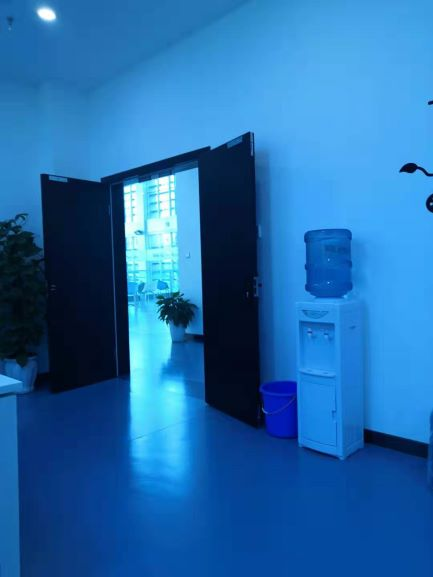
//> input picture AWB_Test/AWB_Test/scene.jpg, 433 x 577 px
$ ./AWB_Test   (built with g++ and OpenCV 4)
//> lines starting //> are read from the running program, lines starting //| are printed output that depends on the picture
### AWB_Test/AWB_Test/pch.h
// 入门提示:
//   1. 使用解决方案资源管理器窗口添加/管理文件
//   2. 使用团队资源管理器窗口连接到源代码管理
//   3. 使用输出窗口查看生成输出和其他消息
//   4. 使用错误列表窗口查看错误
//   5. 转到“项目”>“添加新项”以创建新的代码文件，或转到“项目”>“添加现有项”以将现有代码文件添加到项目
//   6. 将来，若要再次打开此项目，请转到“文件”>“打开”>“项目”并选择 .sln 文件

#ifndef PCH_H
#define PCH_H

// TODO: 添加要在此处预编译的标头

#endif //PCH_H

### AWB_Test/AWB_Test/AWB_Test.cpp
// AWB_Test.cpp : 此文件包含 "main" 函数。程序执行将在此处开始并结束。
//

#include "pch.h"
#include <iostream>
#include "opencv2/opencv.hpp"

using namespace std;
using namespace cv;

int main()
{
	Mat InputImage, OutImage, ContrastImage;
	InputImage = imread("scene.jpg", IMREAD_COLOR);
//> InputImage is the input picture: 577 rows x 433 cols, CV_8UC3; mean B, G, R 170.4, 106.8, 34.2
	if (InputImage.data == nullptr)
	{
		cout << "Image load error!" << endl;
		return 0;
	}
	imshow("AWB_前", InputImage);

	vector<Mat> ImageBGR;
	split(InputImage, ImageBGR);
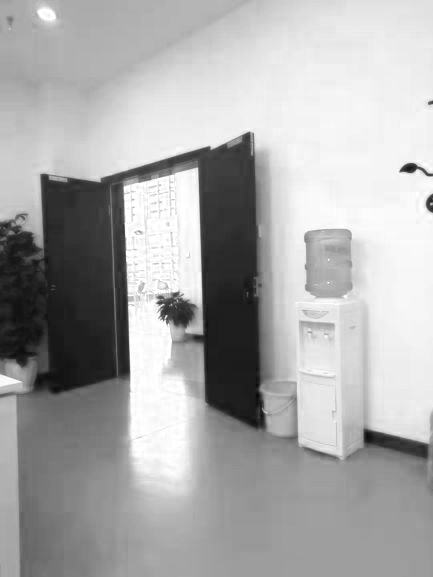
//> ImageBGR[0]: 577 rows x 433 cols, CV_8UC1; min 6, max 255, mean 170.4
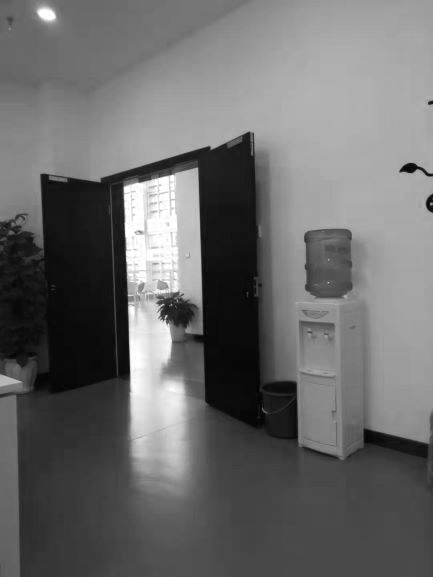
//> ImageBGR[1]: 577 rows x 433 cols, CV_8UC1; min 0, max 255, mean 106.8
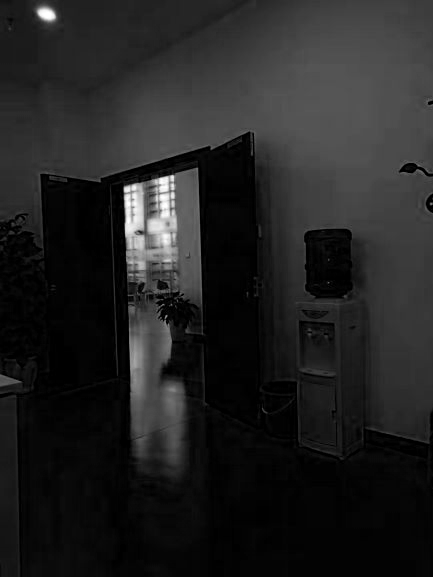
//> ImageBGR[2]: 577 rows x 433 cols, CV_8UC1; min 0, max 255, mean 34.2
	double B_mean, G_mean, R_mean;
	B_mean = mean(ImageBGR[0], noArray())[0];
//> B_mean = 170.4
	G_mean = mean(ImageBGR[1], noArray())[0];
//> G_mean = 106.8
	R_mean = mean(ImageBGR[2], noArray())[0];
//> R_mean = 34.24
	double B_gain, G_gain, R_gain;
	B_gain = (B_mean + G_mean + R_mean) / (3 * B_mean);
//> B_gain = 0.609
	G_gain = (B_mean + G_mean + R_mean) / (3 * G_mean);
//> G_gain = 0.972
	R_gain = (B_mean + G_mean + R_mean) / (3 * R_mean);
//> R_gain = 3.03
	ImageBGR[0] = ImageBGR[0] * B_gain;
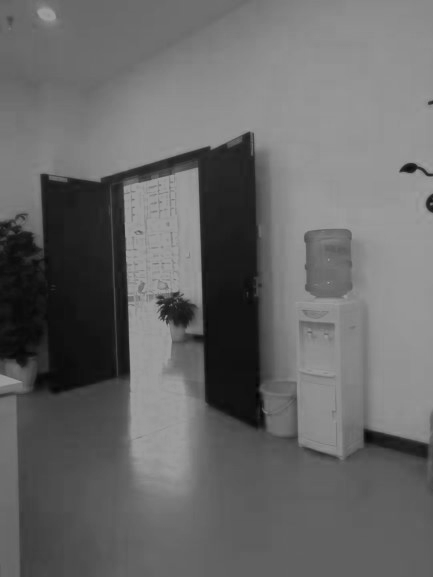
//> ImageBGR[0]: 577 rows x 433 cols, CV_8UC1; min 4, max 155, mean 103.8
	ImageBGR[1] = ImageBGR[1] * G_gain;
	ImageBGR[2] = ImageBGR[2] * R_gain;
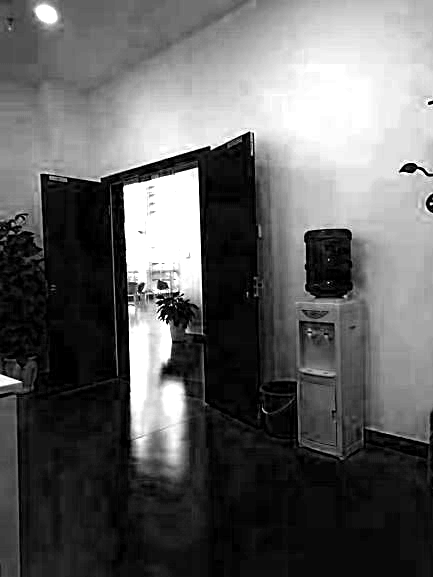
//> ImageBGR[2]: 577 rows x 433 cols, CV_8UC1; min 0, max 255, mean 97.9
	merge(ImageBGR, OutImage);
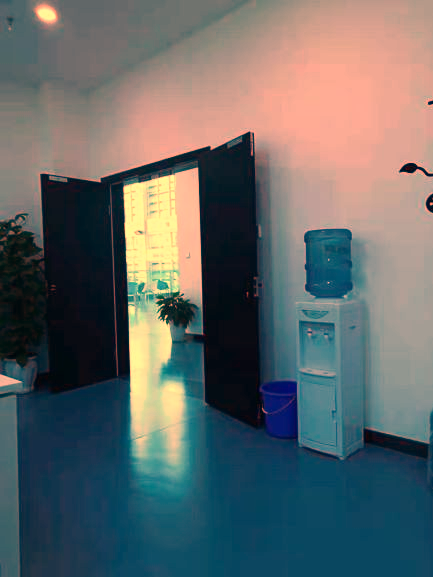
//> OutImage: 577 rows x 433 cols, CV_8UC3; mean B, G, R 103.8, 103.8, 97.9
	imshow("AWB_后", OutImage);
	ContrastImage = imread("scene1.jpg", IMREAD_COLOR);
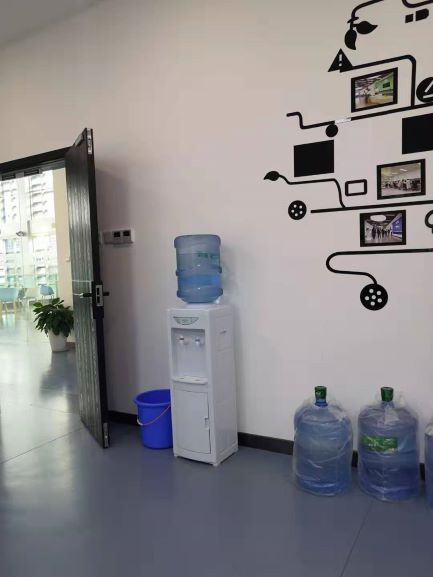
//> input picture AWB_Test/AWB_Test/scene1.jpg, 433 x 577 px
//> ContrastImage is the input picture: 577 rows x 433 cols, CV_8UC3; mean B, G, R 138.3, 136, 138.5
	imshow("AWB_手机", ContrastImage);

	while (true)
	{
		if (waitKey(10) == 27)
//> the Esc key is pressed
			break;
	}

}

// 运行程序: Ctrl + F5 或调试 >“开始执行(不调试)”菜单
// 调试程序: F5 或调试 >“开始调试”菜单
